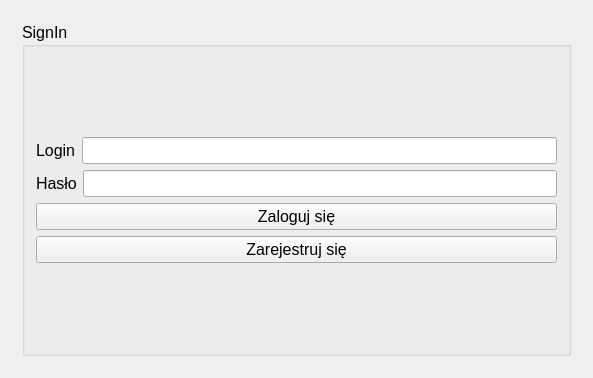
<?xml version="1.0" encoding="UTF-8"?>
<ui version="4.0">
 <class>LoginWindow</class>
 <widget class="QWidget" name="LoginWindow">
  <property name="geometry">
   <rect>
    <x>0</x>
    <y>0</y>
    <width>593</width>
    <height>378</height>
   </rect>
  </property>
  <property name="font">
   <font>
    <family>Arial</family>
    <pointsize>12</pointsize>
   </font>
  </property>
  <property name="windowTitle">
   <string>LoginWindow</string>
  </property>
  <layout class="QGridLayout" name="gridLayout">
   <item row="0" column="0">
    <widget class="QStackedWidget" name="stackedWidget">
     <property name="currentIndex">
      <number>0</number>
     </property>
     <widget class="QWidget" name="Loginpage">
      <layout class="QGridLayout" name="gridLayout_3">
       <item row="0" column="0">
        <widget class="QGroupBox" name="groupBox">
         <property name="title">
          <string>SignIn</string>
         </property>
         <layout class="QGridLayout" name="gridLayout_2">
          <item row="0" column="0">
           <layout class="QVBoxLayout" name="verticalLayout">
            <item>
             <layout class="QHBoxLayout" name="horizontalLayout">
              <item>
               <widget class="QLabel" name="label">
                <property name="text">
                 <string>Login</string>
                </property>
               </widget>
              </item>
              <item>
               <widget class="QLineEdit" name="lineEdit_username"/>
              </item>
             </layout>
            </item>
            <item>
             <layout class="QHBoxLayout" name="horizontalLayout_2">
              <item>
               <widget class="QLabel" name="label_2">
                <property name="text">
                 <string>Hasło</string>
                </property>
               </widget>
              </item>
              <item>
               <widget class="QLineEdit" name="lineEdit_password"/>
              </item>
             </layout>
            </item>
            <item>
             <widget class="QPushButton" name="pushButton_login">
              <property name="text">
               <string>Zaloguj się</string>
              </property>
             </widget>
            </item>
            <item>
             <widget class="QPushButton" name="pushButton_register">
              <property name="text">
               <string>Zarejestruj się</string>
              </property>
             </widget>
            </item>
           </layout>
          </item>
         </layout>
        </widget>
       </item>
      </layout>
     </widget>
     <widget class="QWidget" name="Registerpage">
      <layout class="QGridLayout" name="gridLayout_4">
       <item row="2" column="1" rowspan="2" colspan="4">
        <widget class="QLineEdit" name="lineEdit_username_4"/>
       </item>
       <item row="0" column="0">
        <widget class="QLabel" name="label_3">
         <property name="text">
          <string>Imię</string>
         </property>
        </widget>
       </item>
       <item row="2" column="0">
        <widget class="QLabel" name="label_5">
         <property name="text">
          <string>Login</string>
         </property>
        </widget>
       </item>
       <item row="1" column="0">
        <widget class="QLabel" name="label_4">
         <property name="text">
          <string>Nazwisko</string>
         </property>
        </widget>
       </item>
       <item row="4" column="1" colspan="4">
        <widget class="QLineEdit" name="lineEdit_username_5"/>
       </item>
       <item row="0" column="1" colspan="4">
        <widget class="QLineEdit" name="lineEdit_username_2"/>
       </item>
       <item row="7" column="1" colspan="4">
        <widget class="QListWidget" name="listWidget"/>
       </item>
       <item row="6" column="1" colspan="4">
        <widget class="QLineEdit" name="lineEdit_username_6"/>
       </item>
       <item row="1" column="1" colspan="4">
        <widget class="QLineEdit" name="lineEdit_username_3"/>
       </item>
       <item row="3" column="0" rowspan="2">
        <widget class="QLabel" name="label_6">
         <property name="text">
          <string>Hasło</string>
         </property>
        </widget>
       </item>
       <item row="5" column="0" rowspan="2">
        <widget class="QLabel" name="label_7">
         <property name="text">
          <string>Powtórz hasło</string>
         </property>
        </widget>
       </item>
       <item row="7" column="0">
        <widget class="QLabel" name="label_8">
         <property name="text">
          <string>Wybierz dział firmy</string>
         </property>
        </widget>
       </item>
       <item row="8" column="2" colspan="3">
        <widget class="QPushButton" name="pushButton_cancel">
         <property name="text">
          <string>Anuluj</string>
         </property>
        </widget>
       </item>
       <item row="8" column="0" colspan="2">
        <widget class="QPushButton" name="pushButton_register_2">
         <property name="text">
          <string>Zarejestruj się</string>
         </property>
        </widget>
       </item>
      </layout>
     </widget>
    </widget>
   </item>
  </layout>
 </widget>
 <layoutdefault spacing="6" margin="11"/>
 <resources/>
 <connections/>
</ui>
